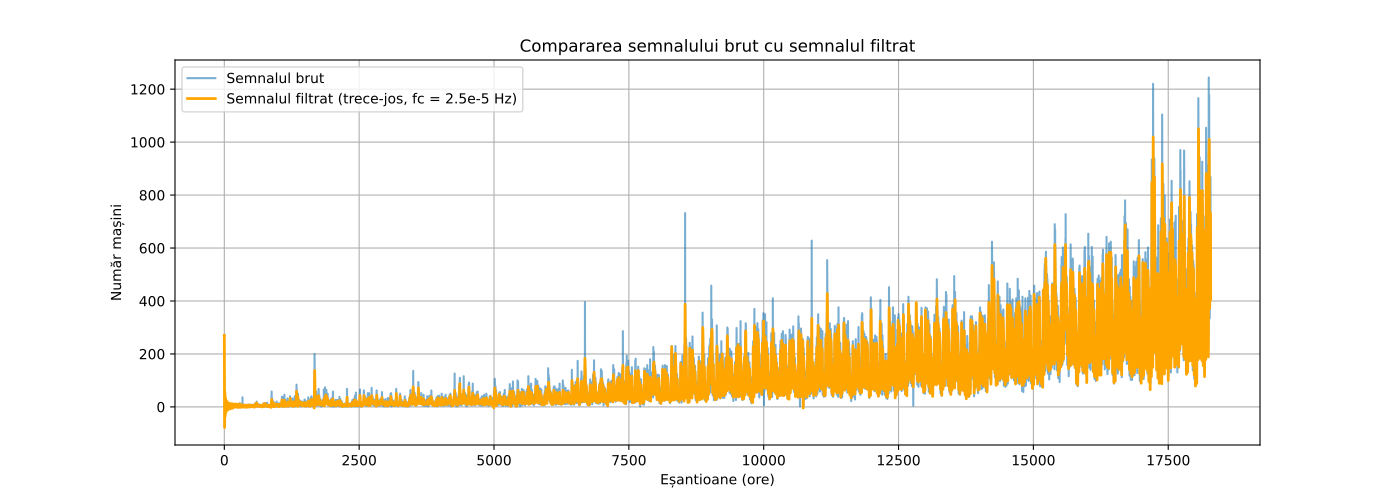

Recreate this plot in Python.
import numpy as np
import matplotlib.pyplot as plt

# usecols=2 ca sa luam doar valoarea esantionului
x = np.genfromtxt('Train.csv', delimiter=',', skip_header=1, usecols=2)

N = len(x)
fs = 1 / 3600 # o ora

#d
X = np.fft.fft(x)
X_abs = np.abs(X)


half = N // 2
X_half = X_abs[:half]

# Vectorul de frecvențe în Hz
f = np.arange(half) * fs / N

X = np.fft.fft(x)

frecv = np.fft.fftfreq(N, d=3600)  # ca "f = np.arange(half) * fs / N" dar face si partea a 2 a a vectorului, care are frecventele negative ale primei parti

fc = 2.5e-5 #0.000025Hz

X[np.abs(frecv) > fc] = 0 # stergem frecv mai mari decat fc (mai des decat odata la 11 ore)

x_filtrat = np.real(np.fft.ifft(X)) # folosim .real ca mai ramane din erori de calcul si o frimitura de parte complexa

plt.figure(figsize=(14, 5))
plt.plot(x, label='Semnalul brut', alpha=0.6)
plt.plot(x_filtrat, label='Semnalul filtrat (trece-jos, fc = 2.5e-5 Hz)', linewidth=2, color='orange')
plt.title('Compararea semnalului brut cu semnalul filtrat')
plt.xlabel('Eșantioane (ore)')
plt.ylabel('Număr mașini')
plt.legend()
plt.grid(True)
plt.savefig("i.pdf")
plt.show()
